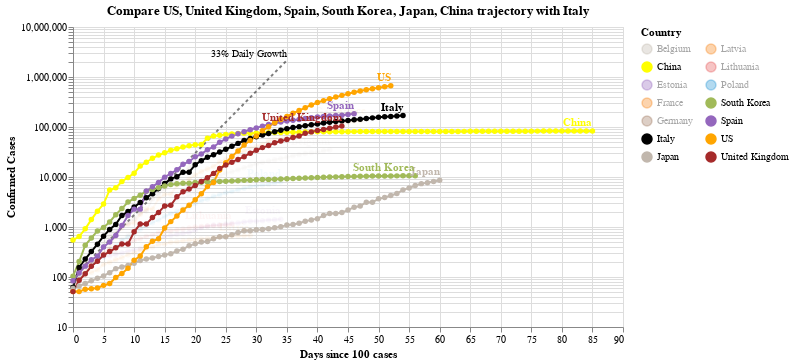

The notebook cell this image was saved under:
### Code cell
#hide_input
chart2 = make_since_chart(['US', 'United Kingdom', 'Spain', 'South Korea', 'Japan', 'China'])
chart2

### Figure 1 — Vega-Lite specification as saved in the notebook (floating-point values rounded to 4 significant figures; data arrays with more than 128 entries replaced by an {"elided": "..."} marker saying what was removed)
{"config": {"view": {"continuousWidth": 400, "continuousHeight": 300}}, "layer": [{"mark": {"type": "line", "color": "black", "opacity": 0.5, "strokeDash": [3, 3]}, "encoding": {"x": {"type": "quantitative", "field": "Days since 100 cases"}, "y": {"type": "quantitative", "field": "Confirmed Cases"}}}, {"mark": {"type": "text", "align": "right", "dy": -6, "fontSize": 10, "text": "33% Daily Growth"}, "encoding": {"x": {"type": "quantitative", "field": "Days since 100 cases"}, "y": {"type": "quantitative", "field": "Confirmed Cases"}}, "transform": [{"filter": "(datum['Days since 100 cases'] >= 35)"}]}, {"data": {"name": "data-85e415b6bcc398bff5412e569879ef34"}, "mark": {"type": "line", "point": true}, "encoding": {"color": {"type": "nominal", "field": "Country", "legend": {"columns": 2}, "scale": {"domain": ["Belgium", "China", "Estonia", "France", "Germany", "Italy", "Japan", "Latvia", "Lithuania", "Poland", "South Korea", "Spain", "US", "United Kingdom"], "range": ["#C1B7AD", "yellow", "#9467bd", "#F58518", "#9D755D", "black", "#C1B7AD", "#F58518", "#E45756", "#2495D3", "#A1BA59", "#9467bd", "orange", "brown"]}}, "opacity": {"condition": {"value": 1, "selection": "selector005"}, "value": 0.05}, "tooltip": [{"type": "nominal", "field": "Country"}, {"type": "temporal", "field": "Date"}, {"type": "quantitative", "field": "Confirmed Cases"}, {"type": "quantitative", "field": "Days since 100 cases"}], "x": {"type": "quantitative", "field": "Days since 100 cases"}, "y": {"type": "quantitative", "field": "Confirmed Cases", "scale": {"type": "log"}}}, "selection": {"selector005": {"type": "multi", "fields": ["Country"], "bind": "legend", "init": [{"Country": "US"}, {"Country": "United Kingdom"}, {"Country": "Spain"}, {"Country": "South Korea"}, {"Country": "Japan"}, {"Country": "China"}, {"Country": "Italy"}]}}, "width": 550}, {"data": {"name": "data-85e415b6bcc398bff5412e569879ef34"}, "mark": {"type": "text", "align": "right", "dy": -8, "fontWeight": "bold"}, "encoding": {"color": {"type": "nominal", "field": "Country", "legend": {"columns": 2}, "scale": {"domain": ["Belgium", "China", "Estonia", "France", "Germany", "Italy", "Japan", "Latvia", "Lithuania", "Poland", "South Korea", "Spain", "US", "United Kingdom"], "range": ["#C1B7AD", "yellow", "#9467bd", "#F58518", "#9D755D", "black", "#C1B7AD", "#F58518", "#E45756", "#2495D3", "#A1BA59", "#9467bd", "orange", "brown"]}}, "opacity": {"condition": {"value": 1, "selection": "selector005"}, "value": 0.05}, "text": {"type": "nominal", "field": "Country"}, "tooltip": [{"type": "nominal", "field": "Country"}, {"type": "temporal", "field": "Date"}, {"type": "quantitative", "field": "Confirmed Cases"}, {"type": "quantitative", "field": "Days since 100 cases"}], "x": {"type": "quantitative", "field": "Days since 100 cases"}, "y": {"type": "quantitative", "field": "Confirmed Cases", "scale": {"type": "log"}}}, "transform": [{"filter": "(datum['Date'] >= 1586995200000)"}], "width": 550}], "data": {"name": "data-c1a3bbf4dd040f2e7e8e7a69520e3c2a"}, "title": "Compare US, United Kingdom, Spain, South Korea, Japan, China trajectory with Italy", "$schema": "https://vega.github.io/schema/vega-lite/v4.0.2.json", "datasets": {"data-c1a3bbf4dd040f2e7e8e7a69520e3c2a": [{"Days since 100 cases": 0, "Confirmed Cases": 100.0}, {"Days since 100 cases": 1, "Confirmed Cases": 133.0}, {"Days since 100 cases": 2, "Confirmed Cases": 176.9}, {"Days since 100 cases": 3, "Confirmed Cases": 235.3}, {"Days since 100 cases": 4, "Confirmed Cases": 312.9}, {"Days since 100 cases": 5, "Confirmed Cases": 416.2}, {"Days since 100 cases": 6, "Confirmed Cases": 553.5}, {"Days since 100 cases": 7, "Confirmed Cases": 736.1}, {"Days since 100 cases": 8, "Confirmed Cases": 979.1}, {"Days since 100 cases": 9, "Confirmed Cases": 1302.0}, {"Days since 100 cases": 10, "Confirmed Cases": 1732.0}, {"Days since 100 cases": 11, "Confirmed Cases": 2303.0}, {"Days since 100 cases": 12, "Confirmed Cases": 3064.0}, {"Days since 100 cases": 13, "Confirmed Cases": 4074.0}, {"Days since 100 cases": 14, "Confirmed Cases": 5419.0}, {"Days since 100 cases": 15, "Confirmed Cases": 7207.0}, {"Days since 100 cases": 16, "Confirmed Cases": 9586.0}, {"Days since 100 cases": 17, "Confirmed Cases": 12750.0}, {"Days since 100 cases": 18, "Confirmed Cases": 16960.0}, {"Days since 100 cases": 19, "Confirmed Cases": 22550.0}, {"Days since 100 cases": 20, "Confirmed Cases": 29990.0}, {"Days since 100 cases": 21, "Confirmed Cases": 39890.0}, {"Days since 100 cases": 22, "Confirmed Cases": 53060.0}, {"Days since 100 cases": 23, "Confirmed Cases": 70560.0}, {"Days since 100 cases": 24, "Confirmed Cases": 93850.0}, {"Days since 100 cases": 25, "Confirmed Cases": 124800.0}, {"Days since 100 cases": 26, "Confirmed Cases": 166000.0}, {"Days since 100 cases": 27, "Confirmed Cases": 220800.0}, {"Days since 100 cases": 28, "Confirmed Cases": 293700.0}, {"Days since 100 cases": 29, "Confirmed Cases": 390600.0}, {"Days since 100 cases": 30, "Confirmed Cases": 519500.0}, {"Days since 100 cases": 31, "Confirmed Cases": 690900.0}, {"Days since 100 cases": 32, "Confirmed Cases": 918900.0}, {"Days since 100 cases": 33, "Confirmed Cases": 1222000.0}, {"Days since 100 cases": 34, "Confirmed Cases": 1625000.0}, {"Days since 100 cases": 35, "Confirmed Cases": 2162000.0}], "data-85e415b6bcc398bff5412e569879ef34": {"elided": "671 records"}}}
